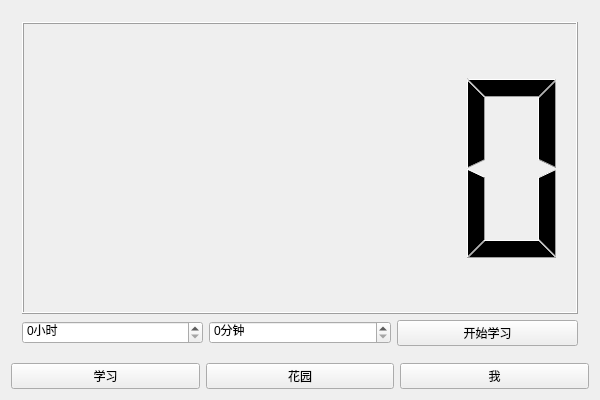
<?xml version="1.0" encoding="UTF-8"?>
<ui version="4.0">
 <class>CFocusOnStudyClass</class>
 <widget class="QWidget" name="CFocusOnStudyClass">
  <property name="geometry">
   <rect>
    <x>0</x>
    <y>0</y>
    <width>600</width>
    <height>400</height>
   </rect>
  </property>
  <property name="windowTitle">
   <string>CFocusOnStudy</string>
  </property>
  <layout class="QGridLayout" name="gridLayout">
   <item row="1" column="0">
    <layout class="QHBoxLayout" name="horizontalLayout">
     <item>
      <widget class="QPushButton" name="m_studyPagePushButton">
       <property name="text">
        <string>学习</string>
       </property>
      </widget>
     </item>
     <item>
      <widget class="QPushButton" name="m_plantPagePushButton">
       <property name="text">
        <string>花园</string>
       </property>
      </widget>
     </item>
     <item>
      <widget class="QPushButton" name="m_managePushButton">
       <property name="text">
        <string>我</string>
       </property>
      </widget>
     </item>
    </layout>
   </item>
   <item row="0" column="0">
    <widget class="QStackedWidget" name="m_studyStackedWidget">
     <widget class="QWidget" name="m_studyPage">
      <layout class="QGridLayout" name="gridLayout_2">
       <item row="2" column="2">
        <widget class="QPushButton" name="m_studyPushButton">
         <property name="text">
          <string>开始学习</string>
         </property>
        </widget>
       </item>
       <item row="0" column="0" rowspan="2" colspan="3">
        <widget class="QLCDNumber" name="m_lcdNumber"/>
       </item>
       <item row="2" column="1">
        <widget class="QSpinBox" name="m_minuteSpinBox">
         <property name="suffix">
          <string>分钟</string>
         </property>
         <property name="maximum">
          <number>59</number>
         </property>
        </widget>
       </item>
       <item row="2" column="0">
        <widget class="QSpinBox" name="m_hourSpinBox">
         <property name="suffix">
          <string>小时</string>
         </property>
         <property name="maximum">
          <number>24</number>
         </property>
        </widget>
       </item>
      </layout>
     </widget>
     <widget class="QWidget" name="m_plantPage"/>
     <widget class="QWidget" name="m_managePage">
      <widget class="QLabel" name="m_manageUsernameLabel">
       <property name="geometry">
        <rect>
         <x>100</x>
         <y>30</y>
         <width>54</width>
         <height>12</height>
        </rect>
       </property>
       <property name="text">
        <string/>
       </property>
      </widget>
      <widget class="QPushButton" name="m_modPasswordPushButton">
       <property name="geometry">
        <rect>
         <x>90</x>
         <y>70</y>
         <width>75</width>
         <height>23</height>
        </rect>
       </property>
       <property name="text">
        <string>修改密码</string>
       </property>
      </widget>
      <widget class="QPushButton" name="m_switchUserPushButton">
       <property name="geometry">
        <rect>
         <x>90</x>
         <y>110</y>
         <width>75</width>
         <height>23</height>
        </rect>
       </property>
       <property name="text">
        <string>切换用户</string>
       </property>
      </widget>
     </widget>
    </widget>
   </item>
  </layout>
 </widget>
 <layoutdefault spacing="6" margin="11"/>
 <resources>
  <include location="FocusOnStudy.qrc"/>
 </resources>
 <connections/>
</ui>
